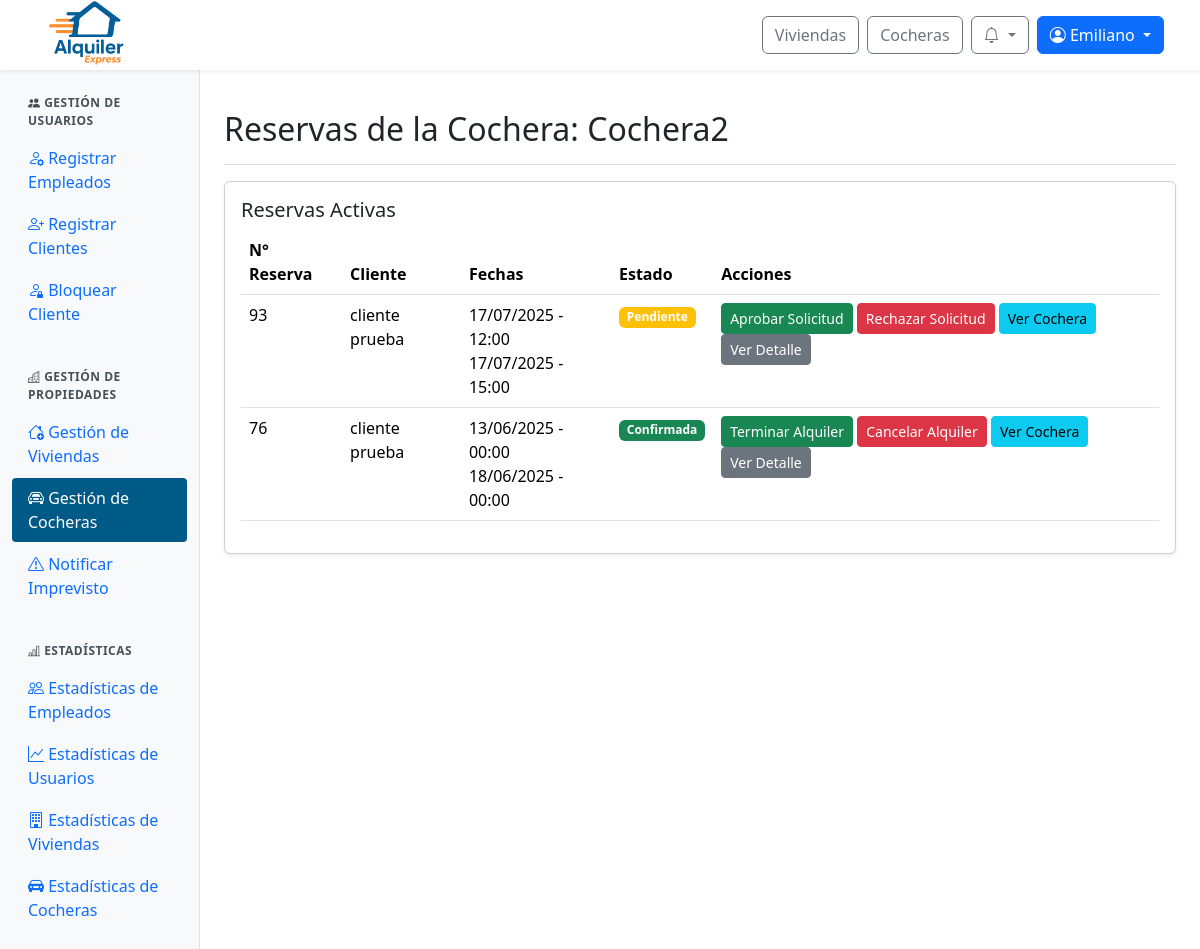
Before: /panel/cocheras/reservas/2/ (signed in) with the older database file.
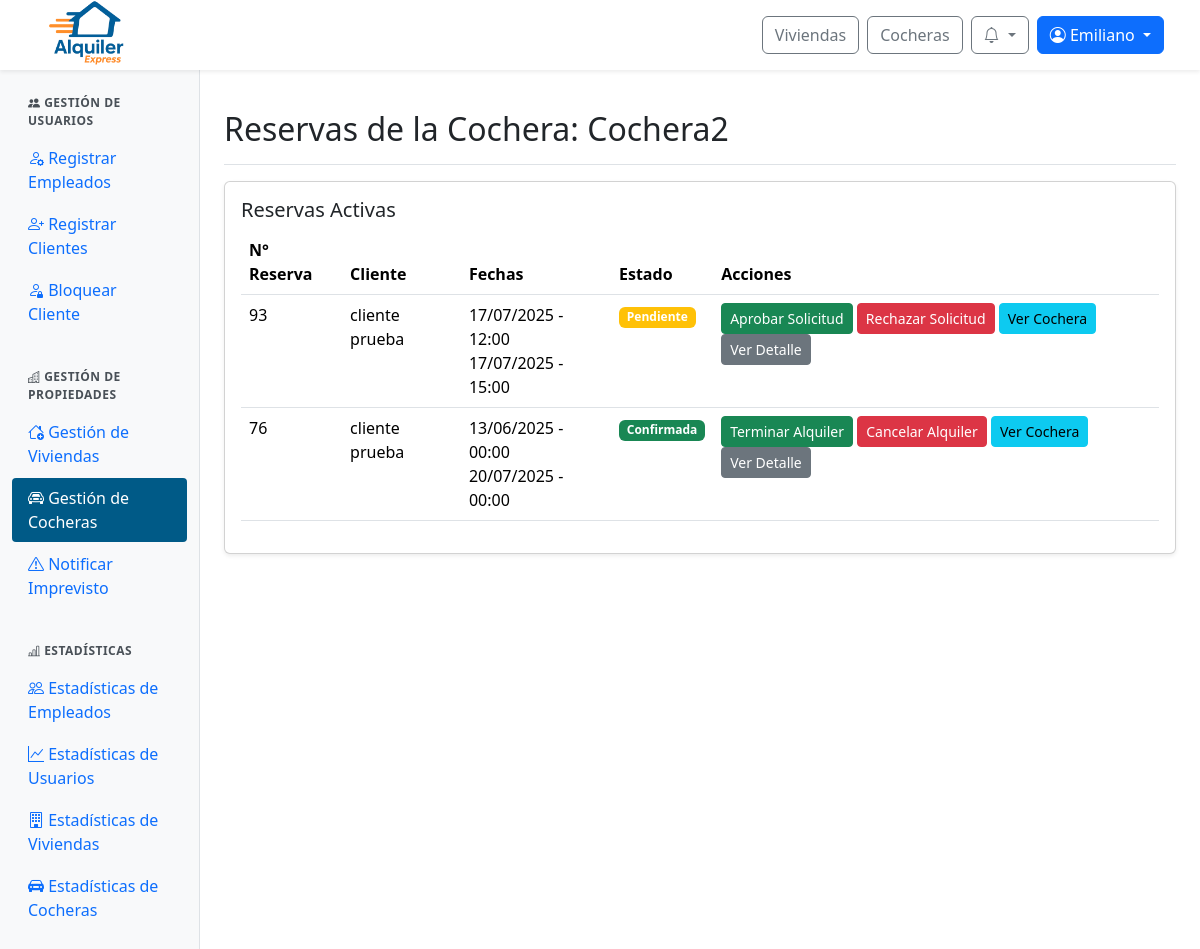
After: the same page with the newer database file.
### web/models.py (models this page shows, shortened)
class Reserva(models.Model):
    id_reserva = models.AutoField(primary_key=True)
    fecha_inicio = models.DateTimeField(default=timezone.now)
    fecha_fin = models.DateTimeField()
    precio_total = models.DecimalField(max_digits=10, decimal_places=2)
    estado = models.ForeignKey(Estado, on_delete=models.SET_NULL, null=True)  # Aquí está el estado FK
    inmueble = models.ForeignKey(Inmueble, null=True, blank=True, on_delete=models.SET_NULL)
    cochera = models.ForeignKey(Cochera, null=True, blank=True, on_delete=models.SET_NULL)
    descripcion = models.TextField()
    creada_en = models.DateTimeField(default=timezone.now)
    aprobada_en = models.DateTimeField(null=True, blank=True)
    cantidad_adultos = models.PositiveIntegerField(default=1, verbose_name="Cantidad de adultos")
    cantidad_ninos = models.PositiveIntegerField(default=0, verbose_name="Cantidad de niños")
    patente = models.CharField(max_length=20, null=True, blank=True, verbose_name="Patente del vehículo")

class ClienteInmueble(models.Model):
    id_cliente_inmueble = models.AutoField(primary_key=True)
    cliente = models.ForeignKey(Perfil, on_delete=models.CASCADE)  # FK a Perfil, no Usuario
    inmueble = models.ForeignKey(Inmueble, null=True, blank=True, on_delete=models.SET_NULL)
    cochera = models.ForeignKey(Cochera, null=True, blank=True, on_delete=models.SET_NULL)
    reserva = models.ForeignKey(Reserva, on_delete=models.CASCADE)

class Perfil(models.Model):
    id_perfil = models.AutoField(primary_key=True)
    usuario = models.OneToOneField(User, on_delete=models.CASCADE)
    dni = models.CharField(max_length=20)
    fecha_nacimiento = models.DateField(null=True, blank=True)

class Estado(models.Model):
    id_estado = models.AutoField(primary_key=True)
    nombre = models.CharField(max_length=100)

### web/views/viewsAdminPropiedades.py (the view)
# urls.py: path('panel/cocheras/reservas/<int:id_cochera>/', viewsAdminPropiedades.admin_cocheras_reservas, name='admin_cocheras_reservas'),
@login_required
@user_passes_test(is_admin_or_empleado)
def admin_cocheras_reservas(request, id_cochera):
    cochera = get_object_or_404(Cochera, id_cochera=id_cochera)
    reservas = Reserva.objects.filter(
        cochera=cochera,
        estado__nombre__in=["Pendiente", "Concurrente", "Aprobada", "Pagada", "Confirmada"]
    ).order_by('-id_reserva')
    return render(request, 'admin/admin_cocheras_reservas.html', {'cochera': cochera, 'reservas': reservas})

### web/authentication.py (called while the page is built)
    def get_user(self, user_id):
        try:
            return User.objects.get(pk=user_id)
        except User.DoesNotExist:
            return None

### web/context_processors.py (called while the page is built)
def notifications(request):
    if request.user.is_authenticated:
        try:
            return {
                'notificaciones': request.user.perfil.notificacion_set.order_by('-fecha_creacion')[:10],
                'notificaciones_no_leidas': request.user.perfil.notificacion_set.filter(leido=False).count()
            }
        except Exception:
            return {}
    return {}

def is_client_context(request):
    return {'is_client': is_client(request.user)}

### web/utils.py (called while the page is built)
def is_client(user):
    return user.is_authenticated and user.groups.filter(name="cliente").exists()

def is_admin_or_empleado(user):
    return user.is_authenticated and (user.is_staff or user.groups.filter(name="empleado").exists())

### web/templates/admin/admin_cocheras_reservas.html (shortened to what the changed rows need)
{% extends 'admin/admin_base.html' %}
{% load static %}
{% block admin_content %}
<div class="d-flex justify-content-between flex-wrap flex-md-nowrap align-items-center pt-3 pb-2 mb-3 border-bottom">
  <h1 class="h2">Reservas de la Cochera: {{ cochera.nombre }}</h1>
</div>
<div class="card shadow-sm mb-4">
  <div class="card-body">
    <div class="table-responsive">
      <table class="table table-hover">
        <thead>
          <tr>
            <th>N° Reserva</th>
            <th>Cliente</th>
            <th>Fechas</th>
            <th>Estado</th>
            <th>Acciones</th>
          </tr>
        </thead>
        <tbody>
          {% for reserva in reservas %}
          <tr>
            <td>{{ reserva.id_reserva }}</td>
            <td>
              {% with relacion=reserva.clienteinmueble_set.first %}
                {% if relacion and relacion.cliente %}
                  {{ relacion.cliente.usuario.get_full_name|default:relacion.cliente.usuario.username }}
                {% else %}
                  Cliente no disponible
                {% endif %}
              {% endwith %}
            </td>
            <td>
              {{ reserva.fecha_inicio|date:"d/m/Y" }} - {{ reserva.fecha_inicio|time:"H:i" }}
              <br>
              {{ reserva.fecha_fin|date:"d/m/Y" }} - {{ reserva.fecha_fin|time:"H:i" }}
            </td>
            <td>
              <span class="badge
                {% if reserva.estado.nombre == 'Confirmada' %}bg-success
                {% elif reserva.estado.nombre == 'Cancelada' %}bg-danger
                {% elif reserva.estado.nombre == 'Rechazada' %}bg-secondary
                {% elif reserva.estado.nombre == 'Pagada' %}bg-info
                {% elif reserva.estado.nombre == 'Aprobada' %}bg-primary
                {% elif reserva.estado.nombre == 'Pendiente' or reserva.estado.nombre == 'Concurrente' %}bg-warning
                {% elif reserva.estado.nombre == 'Finalizada' %}bg-dark
                {% else %}bg-warning{% endif %}">
                {% if reserva.estado.nombre == 'Concurrente' %}Pendiente{% else %}{{ reserva.estado.nombre }}{% endif %}
              </span>
            </td>
            <td>
              {% if reserva.estado.nombre == 'Pendiente' %}
                <button class="btn btn-sm btn-success" onclick="cambiarEstado('{{ reserva.id_reserva }}', 'Aprobada')">Aprobar Solicitud</button>
                <button class="btn btn-sm btn-danger" onclick="cambiarEstado('{{ reserva.id_reserva }}', 'Rechazada')">Rechazar Solicitud</button>
              {% elif reserva.estado.nombre == 'Concurrente' %}
                <button class="btn btn-sm btn-success" onclick="cambiarEstado('{{ reserva.id_reserva }}', 'Concurrente')" disabled >Aprobar Solicitud</button>
                <button class="btn btn-sm btn-danger" onclick="cambiarEstado('{{ reserva.id_reserva }}', 'Rechazada')">Rechazar Solicitud</button>
              {% elif reserva.estado.nombre == 'Aprobada' %}
                <button class="btn btn-sm btn-success">Esperando Pago...</button>
              {% elif reserva.estado.nombre == 'Pagada' %}
                <button class="btn btn-sm btn-success" onclick="cambiarEstado('{{ reserva.id_reserva }}', 'Confirmada')">Llaves Entregadas</button>
                <button class="btn btn-sm btn-danger" onclick="cambiarEstado('{{ reserva.id_reserva }}', 'Cancelada')">Cancelar Alquiler</button>
              {% elif reserva.estado.nombre == 'Confirmada' %}
                <button class="btn btn-sm btn-success" onclick="cambiarEstado('{{ reserva.id_reserva }}', 'Finalizada')">Terminar Alquiler</button>
                <button class="btn btn-sm btn-danger" onclick="cambiarEstado('{{ reserva.id_reserva }}', 'Cancelada')">Cancelar Alquiler</button>
              {% endif %}
              <a href="{% url 'detalle_cochera' cochera.id_cochera %}" class="btn btn-sm btn-info">Ver Cochera</a>
              <a href="{% url 'ver_detalle_reserva' reserva.id_reserva %}" class="btn btn-sm btn-secondary">Ver Detalle</a>
            </td>
          </tr>
          {% empty %}
          <tr>
            <td colspan="5" class="text-center">No hay reservas activas</td>
          </tr>
          {% endfor %}
        </tbody>
      </table>
    </div>
  </div>
</div>
{% endblock %}

Changed rows visible on the page:
changed Reserva "Confirmada": fecha_fin "18/06/2025" → "20/07/2025"
